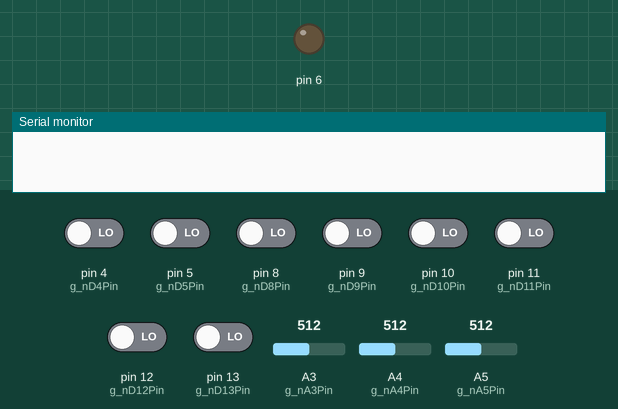
Bench run of a sketch on a simulated Arduino Uno, built with avr-gcc and run on an emulated ATmega328P. Shown: output pins drawn as LEDs (lit = HIGH), the last lines printed to the serial monitor. Inputs (shaded band) come from the test bench; at power-on: pin 4 (g_nD4Pin), pin 5 (g_nD5Pin), pin 8 (g_nD8Pin), pin 9 (g_nD9Pin), pin 10 (g_nD10Pin), pin 11 (g_nD11Pin), pin 12 (g_nD12Pin), pin 13 (g_nD13Pin) LOW, A3 (g_nA3Pin) = 512, A4 (g_nA4Pin) = 512, A5 (g_nA5Pin) = 512.

Above: at 0.1 s.
At 1.2 s:
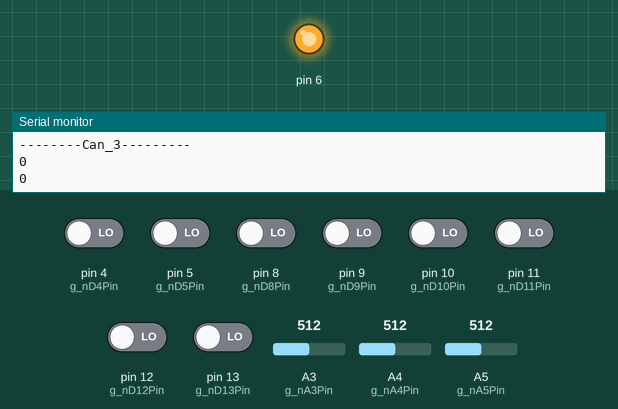
Timing chart, 0 to 2.7 s (numbered marks = the images above):
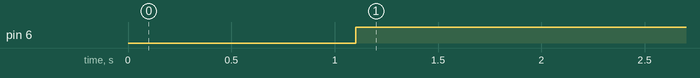

Measured:
- by itself, pin 6: LOW → HIGH at 1.1 s

The sketch:

ir_pure.ino
```cpp
#include "IRRecvCounter.h"
#include <Wire.h>
#include <SPI.h>

//大氣壓
/*
#include <Adafruit_Sensor.h>
#include <Adafruit_BMP280.h>
#define BMP_SCK 13
#define BMP_MISO 12
#define BMP_MOSI 11
#define BMP_CS 10
Adafruit_BMP280 bme; // I2C
//Adafruit_BMP280 bme(BMP_CS); // hardware SPI
//Adafruit_BMP280 bme(BMP_CS, BMP_MOSI, BMP_MISO,  BMP_SCK);

//rain
#define rainpin 3
int RR = 0;
float rainmeter = 0;

//wind
const int analogInPin = A1;
int windsensorValue = 0;
float windsensorVoltage = 0.0;
float windSpeed = 0.0;
*/
//蟲罐
int g_nD4Pin = 4;
int g_nD5Pin = 5;
int g_nD8Pin = 8;
int g_nD9Pin = 9;
int g_nD10Pin = 10;
int g_nD11Pin = 11;
int g_nD12Pin = 12;
int g_nD13Pin = 13;
int g_nA3Pin = A3;
int g_nA4Pin = A4;
int g_nA5Pin = A5;

int timemeow = 100;

CIRRecvCounter g_IRRecvD4(g_nD4Pin, DEF_TYPE_DIGITAL);
CIRRecvCounter g_IRRecvD5(g_nD5Pin, DEF_TYPE_DIGITAL);
CIRRecvCounter g_IRRecvD8(g_nD8Pin, DEF_TYPE_DIGITAL);
CIRRecvCounter g_IRRecvD9(g_nD9Pin, DEF_TYPE_DIGITAL);
CIRRecvCounter g_IRRecvD10(g_nD10Pin, DEF_TYPE_DIGITAL);
CIRRecvCounter g_IRRecvD11(g_nD11Pin, DEF_TYPE_DIGITAL);
CIRRecvCounter g_IRRecvD12(g_nD12Pin, DEF_TYPE_DIGITAL);
CIRRecvCounter g_IRRecvD13(g_nD13Pin, DEF_TYPE_DIGITAL);
CIRRecvCounter g_IRRecvA3(g_nA3Pin, DEF_TYPE_ANALOG);
CIRRecvCounter g_IRRecvA4(g_nA4Pin, DEF_TYPE_ANALOG);
CIRRecvCounter g_IRRecvA5(g_nA5Pin, DEF_TYPE_ANALOG);

//LED
bool LED_S = HIGH;

//土壤濕度FDS100
/*
int mudhumpin = A0;
*/
void setup() {
  Serial.begin(9600);
  //LED 開關
  pinMode(6,OUTPUT);
  //大氣壓
  /*
Serial.println(F("BMP280 test"));

  if (!bme.begin()) {
    Serial.println(F("Could not find a valid BMP280 sensor, check wiring!"));
    while (1);
  }
  */
 /* //土壤濕度FDS100
  pinMode(mudhumpin,INPUT);

  //rain
  pinMode( rainpin , INPUT_PULLUP);
  attachInterrupt(digitalPinToInterrupt(rainpin), blink, RISING);
  */
}


/*void blink()//rain
{
  rainmeter += 0.2;
}
*/
void loop() {
     //捕蟲罐1//新2
     g_IRRecvD8.IRRecvCount(timemeow);
     long Count1 = g_IRRecvD8. getCount();

     g_IRRecvD9.IRRecvCount(timemeow);
     long Count2 = g_IRRecvD9. getCount();

     g_IRRecvD10.IRRecvCount(timemeow);
     long Count3 = g_IRRecvD10. getCount();

      //捕蟲罐2
     g_IRRecvA3.IRRecvCount(timemeow);
     long Count4 = g_IRRecvA3. getCount();

     g_IRRecvA4.IRRecvCount(timemeow);
     long Count5 = g_IRRecvA4. getCount();

     g_IRRecvA5.IRRecvCount(timemeow);
     long Count6 = g_IRRecvA5. getCount();

      //捕蟲罐3
     g_IRRecvD11.IRRecvCount(timemeow);
     long Count7 = g_IRRecvD11. getCount();

     g_IRRecvD12.IRRecvCount(timemeow);
     long Count8 = g_IRRecvD12. getCount();

     g_IRRecvD13.IRRecvCount(timemeow);
     long Count9 = g_IRRecvD13. getCount();

     //捕蟲罐4
     g_IRRecvD4.IRRecvCount(timemeow);
     long Count10 = g_IRRecvD4. getCount();

     g_IRRecvD5.IRRecvCount(timemeow);
     long Count11 = g_IRRecvD5. getCount();

     //LED開關
     digitalWrite(6,LED_S);

  /*   //UV
     float UVsensorVoltage;
     float UVsensorValue;

     UVsensorValue = analogRead(A2);
     UVsensorVoltage = UVsensorValue/1024*3.3;
    //rain
    RR=digitalRead(rainpin);
    //delay(500);
 */

///////////////////////////////////////////////////////////
    //蟲罐
    Serial.println("--------Can_1---------");
    Serial.println(Count1);
    Serial.println(Count2);
    Serial.println(Count3);
    Serial.println("--------Can_2---------");
    Serial.println(Count4);
    Serial.println(Count5);
    Serial.println(Count6);
    Serial.println("--------Can_3---------");
    Serial.println(Count7);
    Serial.println(Count8);
    Serial.println(Count9);
    Serial.println("--------Can_4---------");
    Serial.println(Count10);
    Serial.println(Count11);
    Serial.println("-----------------------------------------");

    //LED開關
   /* Serial.println("--------LED---------");
    Serial.println(LED_S);
    Serial.println("-----------------------------------------");
    //UV
    Serial.print("UVsensor reading = ");
    Serial.print(UVsensorValue);
    Serial.println("");
    Serial.print("UVsensor voltage = ");
    Serial.print(UVsensorVoltage);
    Serial.println(" V");
   // delay(1000);
    Serial.println("-----------------------------------------");
    //大氣壓
   Serial.print(F("Temperature = "));
    Serial.print(bme.readTemperature());
    Serial.println(" *C");

    Serial.print(F("Pressure = "));
    Serial.print(bme.readPressure());
    Serial.println(" Pa");

    Serial.print(F("Approx altitude = "));
    Serial.print(bme.readAltitude(1013.25)); // this should be adjusted to your local forcase
    Serial.println(" m");
    Serial.println();
    delay(2000);
    Serial.println("-----------------------------------------");
    //土壤濕度FDS100
    float mudV = analogRead( mudhumpin );
    float mudhum = (mudV/3.3*100);
    if( mudhum>0)
    {
     Serial.print("MudSensor Output:");
     Serial.println(mudhum);
    // Serial.println(" %");
    }
   else
   {
    Serial.println("Sensor Error");
   }
    //delay(200);
   Serial.println("-----------------------------------------");
   //wind
   windsensorValue = analogRead(analogInPin);
   if (windsensorValue == 0 || windsensorValue == 1023) return;
   windsensorVoltage = windsensorValue * .004882814;
   //int nMapSensorVal = map(sensorValue, 0, 1023, 0.4, 2);

  Serial.print("WindSensor Value: ");
  Serial.print(windsensorValue);
  Serial.print("\t");
  Serial.print("WindSensor Voltage: ");
  Serial.print(windsensorVoltage);

  if (windsensorVoltage <= 0.4)
    windSpeed = 0;
  else
  {
   windSpeed = (windsensorVoltage-0.4) * 10 * 2;
  }

  Serial.println("\t");
  //Serial.print("Wind Speed: ");
  //Serial.println(windSpeed);
  //delay(100);

  //rain
  Serial.println("-----------------------------------------");
  Serial.print("RainState:");
  Serial.println(RR);
  Serial.println("Rainmeter");
  Serial.print(rainmeter);
  Serial.println("mm");

  Serial.println("-----------------------------------------");
  */
}
```

IRRecvCounter.cpp
```cpp
#include "IRRecvCounter.h"


 float dataMap(int nValue, float fInMin, float fInMax, float fOutMin, float fOutMax)
{

	if(fInMax == fInMin)
		return 0.0;
    float fParam = (fOutMax - fOutMin) / (fInMax - fInMin);
    return fParam * nValue + (fOutMin - fParam *  fInMin);
}


CIRRecvCounter::CIRRecvCounter(int nPinNum, int nPinType)
{
	m_ulCount = 0;
	m_bIsLToH = false;
	m_nPinNum = nPinNum;
	m_nPinPrevStatus = HIGH;
    m_nPinType = nPinType;
    if(nPinType == DEF_TYPE_DIGITAL)
        pinMode(nPinNum, INPUT);

}

CIRRecvCounter::~CIRRecvCounter()
{

}


void CIRRecvCounter::resetCount()
{
	m_ulCount = 0;
}

long CIRRecvCounter::getCount()
{


	return m_ulCount;
}


void CIRRecvCounter::IRRecvCount(int nCycleTime)
{
    delay(nCycleTime);
	int nPinCurStatus = GetPinStatus();

	if(m_nPinPrevStatus != nPinCurStatus)
	{
		m_nPinPrevStatus = nPinCurStatus;
        m_nPinPrevStatus == LOW ? m_bIsLToH = false : m_bIsLToH = true;
	}
	else
	{
		return;
	}

	if(m_bIsLToH)
    {
		m_ulCount++;
    }
}
int CIRRecvCounter::GetPinStatus()
{
    int nPinStatus = HIGH;
    if(m_nPinType == DEF_TYPE_ANALOG)
    {
        //switch Analog vol to digital H/L
        int nVal = analogRead(m_nPinNum);
        float fVal = dataMap(nVal, 0, 1023, DEF_ANALOG_VOL_MIN, DEF_ANALOG_VOL_MAX);//[0~1023] map to [0, 5]

        if(fVal >= DEF_DIGITAL_VOL_H)
            nPinStatus = HIGH;
        else if(fVal <= DEF_DIGITAL_VOL_L)
            nPinStatus = LOW;

    }
    else
    {
       nPinStatus = digitalRead(m_nPinNum);
    }
    return nPinStatus;
}
```

IRRecvCounter.h
```cpp
#ifndef __IR_RECV_COUNTER__
#define __IR_RECV_COUNTER__

#define DEF_TYPE_ANALOG          0   //for analog pin
#define DEF_TYPE_DIGITAL         1   //for digital pin

#define DEF_ANALOG_VOL_MIN		 0
#define DEF_ANALOG_VOL_MAX		 5

#define DEF_DIGITAL_VOL_H		 3
#define DEF_DIGITAL_VOL_L        2
#include "arduino.h"
float dataMap(int nValue, float fInMin, float fInMax, float fOutMin, float fOutMax);
class CIRRecvCounter
{
private:
	unsigned long m_ulCount;
	bool m_bIsLToH;
	int m_nPinPrevStatus;
	int m_nPinNum;
    int m_nPinType;


public:

	/*
        nPinNum: GPIO Pin number
        nPinType : GPIO Type, analog = 0, digital = 1
    */
    CIRRecvCounter(int nPinNum, int nPinType = DEF_TYPE_DIGITAL);
	~CIRRecvCounter();

	void resetCount();

	long getCount();

	void IRRecvCount(int nCycleTime);

    int GetPinStatus();

};

#endif
```
